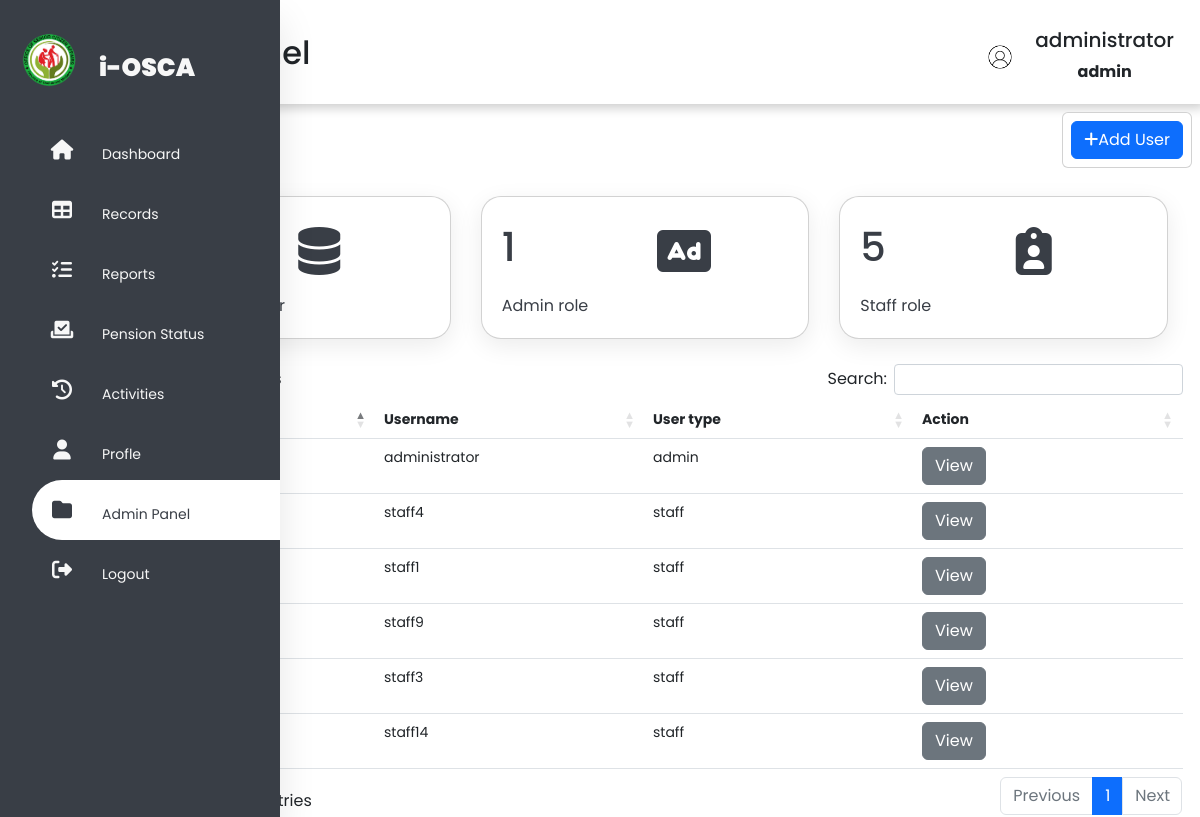
Before: /fxasdasjdk.php (signed in) with the older database file.
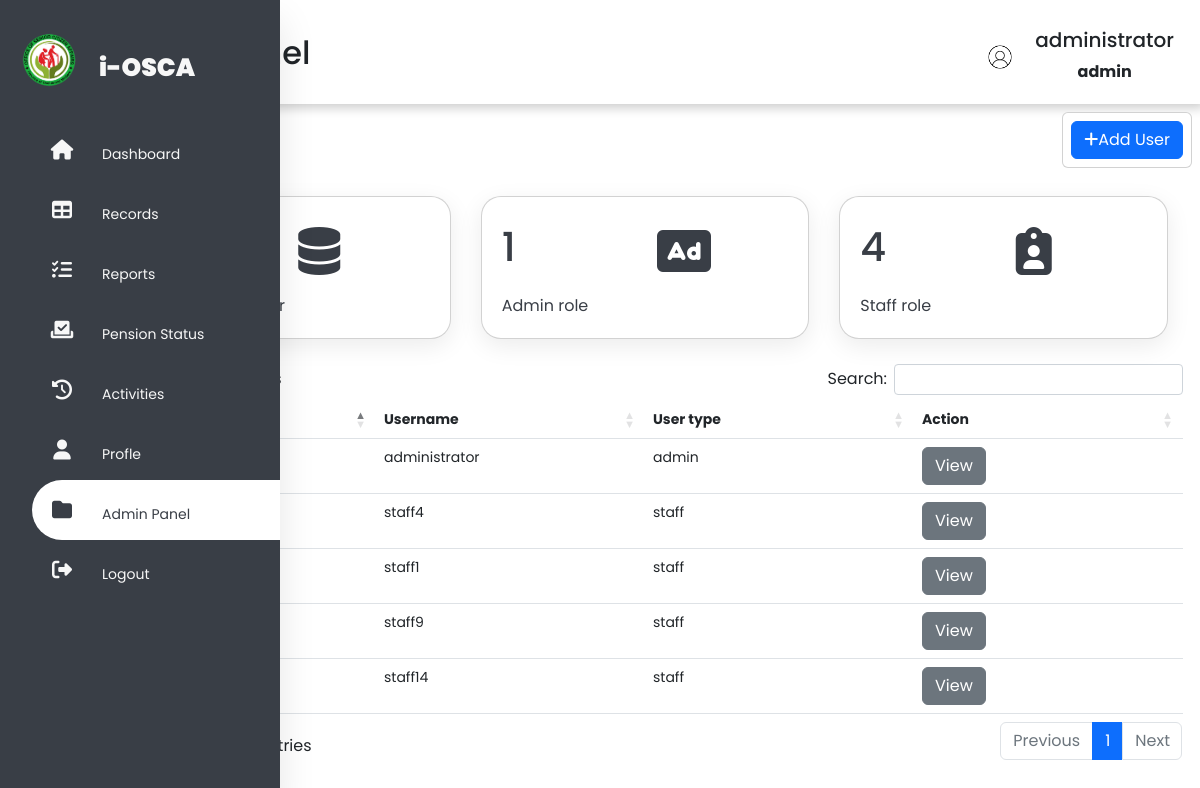
After: the same page with the newer database file.
### tables this page shows
CREATE TABLE `users` (
  `user_id` int(11) NOT NULL,
  `fm_img` varchar(150) NOT NULL,
  `user_name` varchar(50) NOT NULL,
  `full_name` varchar(150) NOT NULL,
  `email` varchar(50) NOT NULL,
  `contact_num` varchar(150) NOT NULL,
  `fx_street` varchar(150) NOT NULL,
  `fx_municipality` varchar(150) NOT NULL,
  `user_level` varchar(50) NOT NULL,
  `password` text NOT NULL,
  `role_description` varchar(250) NOT NULL
);

### fxasdasjdk.php (the view, shortened to what the changed rows need)
<?php
include('conn/connection.php');
$records = $conn->query("SELECT * FROM users");
if (isset($_SESSION['user_id']) && isset($_SESSION['user_name']) && ($_SESSION["user_level"]=='admin')) {
    $sql="SELECT COUNT(user_name) as alladm FROM users";
    $a=mysqli_query($conn,$sql);
    $total=mysqli_fetch_assoc($a);
    $sql="SELECT COUNT(*) as adm FROM users WHERE user_level = 'admin'";
    $b=mysqli_query($conn,$sql);
    $admin=mysqli_fetch_assoc($b);
    $sql="SELECT COUNT(*) as staff FROM users WHERE user_level = 'staff'";
    $c=mysqli_query($conn,$sql);
    $staff=mysqli_fetch_assoc($c);
?>
<!DOCTYPE html>
<html lang="end">
<head>
    <link rel="stylesheet" href="https://cdnjs.cloudflare.com/ajax/libs/font-awesome/6.2.0/css/all.min.css">
    <link rel="stylesheet" href="css/bootstrap.min.css">
    <link rel="stylesheet" type="text/css" href="css/dataTables.bootstrap5.min.css">
    <link rel="stylesheet" type="text/css" href="css/g_style.css">
    <link rel="stylesheet" type="text/css" href="css/adminpanel.css">
</head>
<body>
    <nav class="side-nav">
        <ul>
            <li>
                <a href="#" class="logo">
                    <img src="media/header.png" alt="logo">
                    <span class="nav-item">i-OSCA</span>
                </a>
            </li>
            <li><a href="dashboard" id="nav-list">
                    <i class="fas fa-home"></i>
                    <span class="nav-item">Dashboard</span>
                </a></li>
            <li><a href="records" id="nav-list">
                    <i class="fas fa-table"></i>
                    <span class="nav-item">Records</span>
                </a></li>
            <li><a href="reports" id="nav-list">
                    <i class="fas fa-tasks"></i>
                    <span class="nav-item">Reports</span>
                </a></li>
            <li><a href="status" id="nav-list">
                    <i class="fas fa-check-to-slot"></i>
                    <span class="nav-item">Pension Status</span>
                </a></li>
            <li><a href="activities" id="nav-list">
                    <i class="fas fa-solid fa-clock-rotate-left"></i>
                    <span class="nav-item">Activities</span>
                </a></li>
            <li><a href="profile" id="nav-list">
                    <i class="fas fa-user"></i>
                    <span class="nav-item">Profle</span>
                </a></li>
            <li <?php if($_SESSION['user_level']=="staff") echo 'style="display:none;"'; ?>><a href="#" id="nav-list"
                    class="active">
                    <i class="fas fa-folder"></i>
                    <span class="nav-item">Admin Panel</span>
                </a></li>
            <li><a href="function/logout" class="logout" id="nav-list">
                    <i class="fas fa-sign-out-alt"></i>
                    <span class="nav-item">Logout</span>
                </a></li>
        </ul>
    </nav>
    <div class="main-content">
        <header>
            <div class="header-title">
                <h2>
                    <label for="">
                </h2>
            </div>
            <div class="user-wrapper">
                <img src="./image/<?php echo $_SESSION['fm_img']; ?>" class="user_img" alt="user">
                <div>
                    <h5><span class="nav-item"><?php echo $_SESSION['user_name']; ?></span></h5>
                    <p><span class="nav-item"><?php echo $_SESSION['user_level']; ?></span></p>
                </div>
            </div>
        </header>
        <div class="d-flex">
            <div class="p-2 ms-auto m-2 card">
                <button type="button" class="btn btn-primary" data-bs-toggle="modal" data-bs-target="#new">
                    <span><i class="fa-solid fa-plus"></i></span>Add User</button>
            </div>
        </div>
        <div class="container">
            <div class="cardBox">
                <div class="card">
                    <div class="row">
                        <div class="numbers col" id="total"><?php echo $total['alladm']?></div>
                        <div class="col" id="iconBox"><i class="fa-solid fa-database"></i></div>
                        <div class="cardName">Total System User</div>
                    </div>
                </div>
                <div class="card cadmin">
                    <div class="row">
                        <div class="numbers col"><?php echo $admin['adm']?></div>
                        <div class="col" id="iconBox"><i class="fa-solid fa-rectangle-ad"></i></i></div>
                        <div class="cardName">Admin role</div>
                    </div>
                </div>
                <div class="card cadmin">
                    <div class="row">
                        <div class="numbers col"><?php echo $staff['staff']?></div>
                        <div class="col" id="iconBox"><i class="fa-solid fa-clipboard-user"></i></i></div>
                        <div class="cardName">Staff role</div>
                    </div>
                </div>
            </div>
        </div>
        <div class="container">
            <div class="d-flex">
                <div class="w-100" id="container">
                    <table class="table" id="datatable">
                        <thead>
                            <tr>
                                <th scope="col">Profile</th>
                                <th scope="col">Username</th>
                                <th class="d-none d-sm-table-cell" scope="col">User type</th>
                                <th scope="col">Action</th>
                            </tr>
                        </thead>
                        <tbody>
                            <?php foreach($records as $row) :  ?>
                            <tr>
                                <td> <img src="image/<?php echo $row['fm_img'] ?>" class="user_img" /> </td>
                                <td> <?php echo $row['user_name']; ?> </td>
                                <td class="d-none d-sm-table-cell"> <?php echo $row['user_level']; ?> </td>
                                <td> <button id='<?php echo $row['user_id']; ?>' class="view btn btn-secondary"
                                        style="width: auto;" data-bs-toggle="modal"
                                        data-bs-target="#myModal">View</button>
                                </td>
                            </tr>
                            <?php endforeach; ?>
                    </table>
                </div>
            </div>
        </div>
    </div>
</body>
</html>
<?php
}
 ?>

Changed rows visible on the page:
removed users: user_name "staff3", user_level "staff"
Other visible differences:
$staff['staff']: "5" → "4"
text written by a page script: "Search: Showing 1 to 6 of 6 entries Previous 1 Next" → "Search: Showing 1 to 5 of 5 entries Previous 1 Next"
